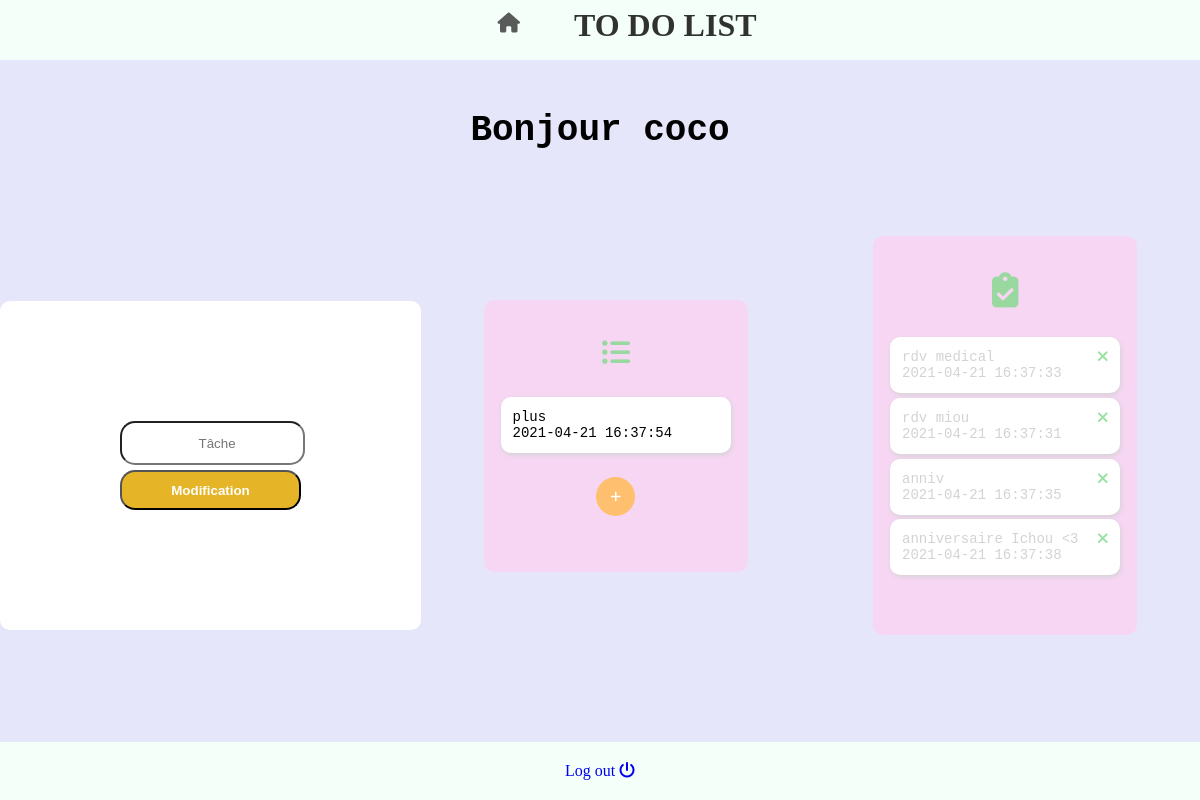
/todolist.php (signed in), run on the app's committed database.
### tables this page shows
CREATE TABLE `user` (
  `id` int(11) NOT NULL,
  `login` varchar(255) NOT NULL,
  `password` varchar(255) NOT NULL
);

CREATE TABLE `tasks` (
  `id` int(11) NOT NULL,
  `name` varchar(255) NOT NULL,
  `description` text,
  `finish` tinyint(4) NOT NULL DEFAULT '0',
  `date_finish` datetime DEFAULT NULL,
  `date_creation` datetime NOT NULL
);

### class/user.php (called while the page is built, shortened)
<?php
class User {
  private $id;
  private $login;
  private $db;
  public function __construct($db, $id) {
    $this->db = $db;
    $requete = $this->db->prepare("SELECT * FROM user WHERE id = ?");
    $requete->execute([$id]);
    $data = $requete->fetch();
    $this->id = $data["id"];
    $this->login = $data["login"];
  }
  public function getPseudo() {
    return $this->login;
  }
  public function lister_taches_en_cours() {
    $requete = $this->db->prepare("SELECT * FROM tasks WHERE id
      IN (SELECT task_id FROM jonction WHERE user_id = ?) AND finish = 0");
    $requete->execute([$this->id]);
    return $requete->fetchAll();
  }
  public function lister_taches_finies() {
    $requete = $this->db->prepare("SELECT * FROM tasks WHERE id
      IN (SELECT task_id FROM jonction WHERE user_id = ?) AND finish = 1");
    $requete->execute([$this->id]);
    return $requete->fetchAll();
  }
}
?>

### todolist.php (the view, shortened to what this page needs)
<?php
require_once('includes/database.php');
require_once('class/user.php');
if(isset($_SESSION["id"])) {
    $id = $_SESSION["id"];
    $user = new User($db, $id);
  } else {
    header("Location:index.php");
  }
?>
<!DOCTYPE html>
<html lang="fr">
<head>
    <link rel="stylesheet" href="https://cdnjs.cloudflare.com/ajax/libs/jquery-modal/0.9.1/jquery.modal.min.css" />
    <link rel="stylesheet" href="css/style.css">
</head>
<body>
  <header>
    <div class="navbar">
      <div class="home">
        <a href="index.php"> <i class="fas fa-home"></i> </a>
      </div>
     <h1>TO DO LIST</h1>
    </div>
  </header>
  <main class="contain">
      <div class="intro">
            <h2 class="bonjour">
                Bonjour <?= $user->getPseudo(); ?>
            </h2>
      </div>
      <div class="autre">
      <div id = "form_modif" class="modal">
        <form>
          <p>
            <input id="name_task_modif" type="text" placeholder="Tâche">
          </p>
          <p>
            <button type="submit">Modification</button>
          </p>
        </form>
      </div>
    <div class="container" id="container_todo">
      <h1> <i class="fas fa-list-ul"></i> </h1>
      <ul id="todo_list">
        <?php
          $tableau_taches = $user->lister_taches_en_cours();
          foreach ($tableau_taches as $key => $value) {
             ?>
            <li id='<?php echo $value['id']; ?>'>
              <p class="name_task"><?php echo $value['name']; ?></p>
              <p class="date_task"><?php echo $value['date_creation']; ?></p>
            </li>
          <?php }
        ?>
      </ul>
      <button type="button" name="button" id="add_btn_task">
        <i class="fas fa-plus"></i>
      </button>
    </div>
    <div class="container" id="container_done">
      <h1> <i class="fas fa-clipboard-check"></i> </h1>
      <ul id="done_list">
        <?php
          $tableau_taches = $user->lister_taches_finies();
          foreach ($tableau_taches as $key => $value) {
             ?>
            <li id='<?php echo $value['id']; ?>' class = "tache_finie">
              <div>
                <p class="name_task"><?php echo $value['name']; ?></p>
                <p class="date_task"><?php echo $value['date_finish']; ?></p>
              </div>
              <div>
                <p><i class="fas fa-times"></i></p>
              </div>
            </li>
          <?php } ?>
      </ul>
    </div>
  </main>
  <footer class="deconnexion">
        <a href="logout.php">Log out <i class="fas fa-power-off"></i> </a>
      </footer>
</body>
</html>

### css/style.css (style rules this page uses)
* { margin: 0; padding: 0; text-decoration: none; list-style-type: none; }
html { height: 100%; }
body { min-height: 100%; background-color: lavender; margin: 0; padding: 0; position: relative; }
main { display: flex; flex-direction: row; justify-content: space-around; font-family: 'Inconsolata', monospace; }
header { height: 60px; background-color: mintcream; color: black; display: flex; flex-direction: column; margin-bottom: 50px; }
header div { line-height: 50px; display: flex; padding-left: 5%; padding-right: 5%; opacity: 0.8; justify-content: center; }
header a { color: black; text-decoration: none; }
header i { font-size: 20px; }
footer { display: flex; flex-direction: column; background-color: mintcream; margin-top: 25px; padding: 20px; position: absolute; bottom: 0; left: 0; right: 0; text-align: center; }
.contain { display: flex; flex-direction: column; }
.intro { text-align: center; font-size: 1.5em; }
.autre { display: flex; flex-direction: row; margin-top: 30px; }
.container { text-align: center; background-color: rgba(255, 209, 243, 0.7); border-radius: 10px; width: 20%; margin: auto; padding: 3% 1% 3% 1%; min-height: 200px; }
.container i { color: rgba(129, 218, 137, 0.8); font-size: 90%; }
#todo_list { margin-top: 10%; margin-bottom: 10%; }
#todo_list li { font-size: 14px; text-align: left; background-color: white; margin: 2%; border-radius: 10px; padding: 5%; box-shadow: 1px 2px 5px lightgrey; cursor: pointer; }
#add_btn_task { border: none; padding: 5% 6% 5% 6%; border-radius: 50%; background-color: rgba(255, 190, 97, 0.9); }
#add_btn_task i { color: white; }
::placeholder { padding-left: 5%; }
#container_done i { font-size: 110%; }
#done_list { margin-top: 10%; margin-bottom: 10%; }
#done_list li { font-size: 14px; text-align: left; background-color: white; margin: 2%; border-radius: 10px; padding: 5%; box-shadow: 1px 2px 5px lightgrey; cursor: pointer; display: flex; justify-content: space-between; flex-direction: row; color: lightgrey; }
#form_modif { background-color: white; padding: 10%; border-radius: 10px; margin-bottom: 5%; margin-top: 10% }
#form_modif #name_task_modif { border-radius: 15px; margin-bottom: 3%; width: 100%; height: 5vh; text-align: center; align-self: center; }
#form_modif p button { width: 100%; height: 5vh; padding-left: 2%; padding-right: 2%; border-radius: 15px; text-align: center; background-color: #E5B527; color: white; font-weight: bold; }

### data on the page
user: login "coco"
tasks: name "plus", date_creation "2021-04-21 16:37:54"
tasks: name "rdv medical", date_finish "2021-04-21 16:37:33"
tasks: name "rdv miou", date_finish "2021-04-21 16:37:31"
tasks: name "anniv", date_finish "2021-04-21 16:37:35"
tasks: name "anniversaire Ichou <3", date_finish "2021-04-21 16:37:38"
